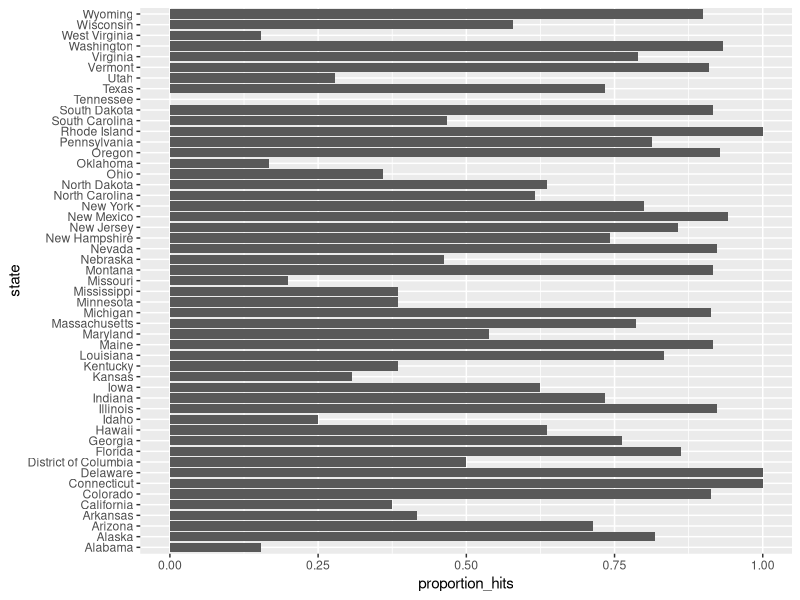
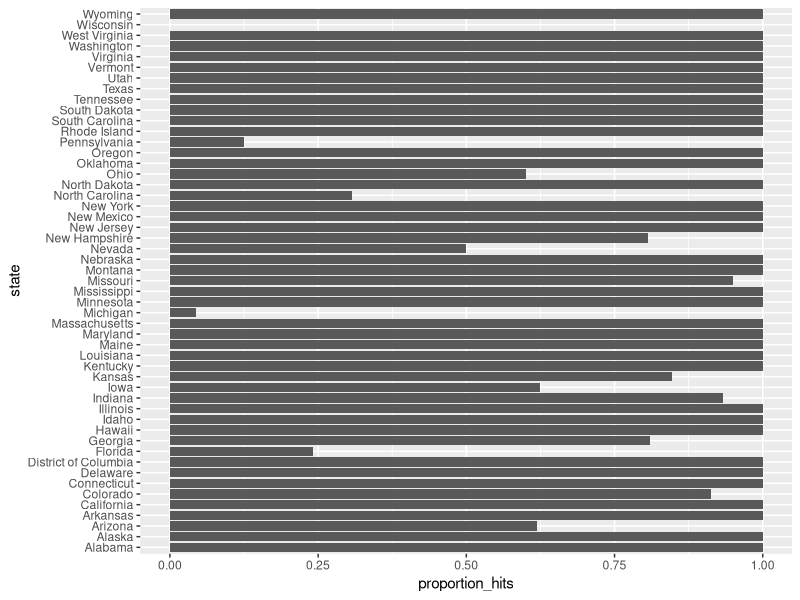
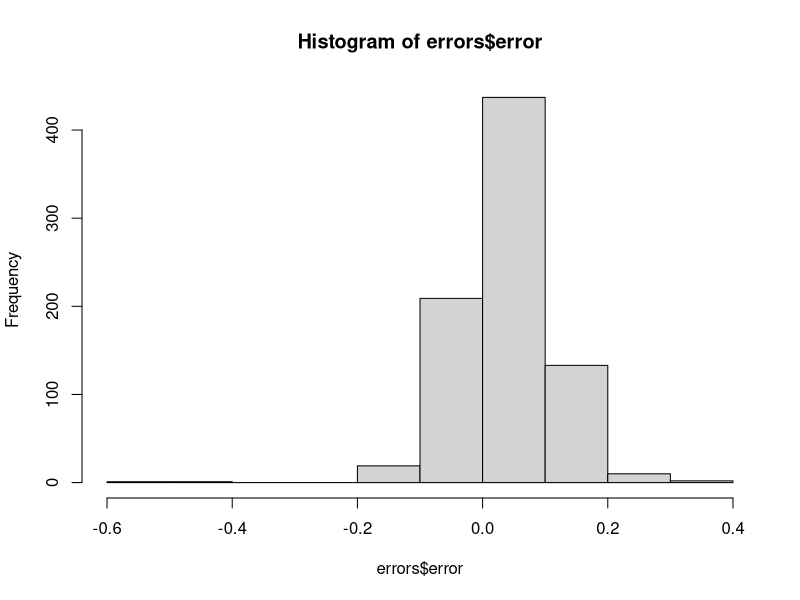
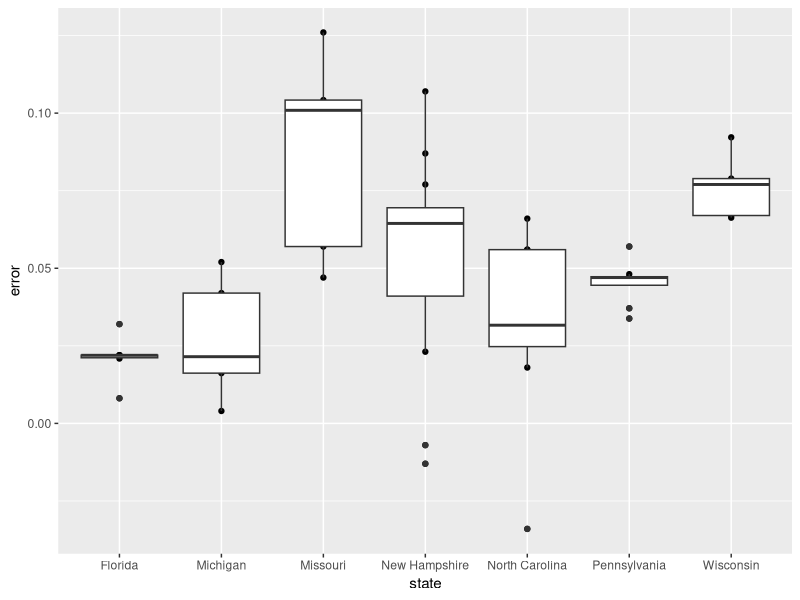

These charts were generated, in order, by the following R code:
library(dslabs)
library(dplyr)
data("polls_us_election_2016")

polls <- polls_us_election_2016 %>%
          filter(state != "U.S." & enddate >= "2016-10-31") %>% 
          mutate(spread = rawpoll_clinton/100 - rawpoll_trump/100)

# build 95% CI for the spread
cis <- polls %>%
  mutate(X_hat = (spread+1)/2, se = 2*sqrt(X_hat*(1-X_hat)/samplesize),
          lower = spread - qnorm(0.975)*se, upper = spread + qnorm(0.975)*se) %>%
  select(state, startdate, enddate, pollster, grade, spread, lower, upper)

# add the real spread
add <- results_us_election_2016 %>% mutate(actual_spread = clinton/100 - trump/100) %>% select(state, actual_spread)
cis <- cis %>% mutate(state = as.character(state)) %>% left_join(add, by = "state")

# find the proportion of intervals that contain the spread
p_hits <- cis %>% mutate(hit = lower <= actual_spread & actual_spread <= upper) %>%
  summarize(proportion_hits = sum(hit)/n())

# now we stratify by pollster
p_hits <- cis %>% mutate(hit = lower <= actual_spread & actual_spread <= upper) %>%
  group_by(pollster) %>%
  filter(n() >= 5) %>%
  summarize(proportion_hits = mean(hit), n = n(), grade = grade[1]) %>%
  arrange(desc(proportion_hits))

# now by state and with a plot
library(ggplot2)
p_hits <- cis %>% mutate(hit = lower <= actual_spread & actual_spread <= upper) %>%
  group_by(state) %>%
  filter(n() >= 5) %>%
  summarize(proportion_hits = mean(hit), n = n()) %>%
  arrange(desc(proportion_hits))
p_hits %>% ggplot(aes(x=state, y=proportion_hits)) + geom_bar(stat="identity") + coord_flip()

# lets see who predicted this well
errors <- cis %>% mutate(error = spread-actual_spread, hit = spread*actual_spread > 0)
p_hits <- errors %>% group_by(state) %>%
  filter(n() >= 5) %>%
  summarize(proportion_hits = mean(hit), n = n()) %>%
  arrange(desc(proportion_hits))

p_hits %>% ggplot(aes(x=state, y=proportion_hits)) + geom_bar(stat="identity") + coord_flip()

hist(errors$error)
median(errors$error)
# this median represents the (random) bias that occurs every election
# is the bias state-independent?
errors %>% filter(grade %in% c("A+", "A", "A-", "B+")) %>% group_by(state) %>%
  filter(n() >= 5) %>% arrange(error) %>%
  ggplot(aes(x=state, y=error)) + geom_point() + geom_boxplot()
